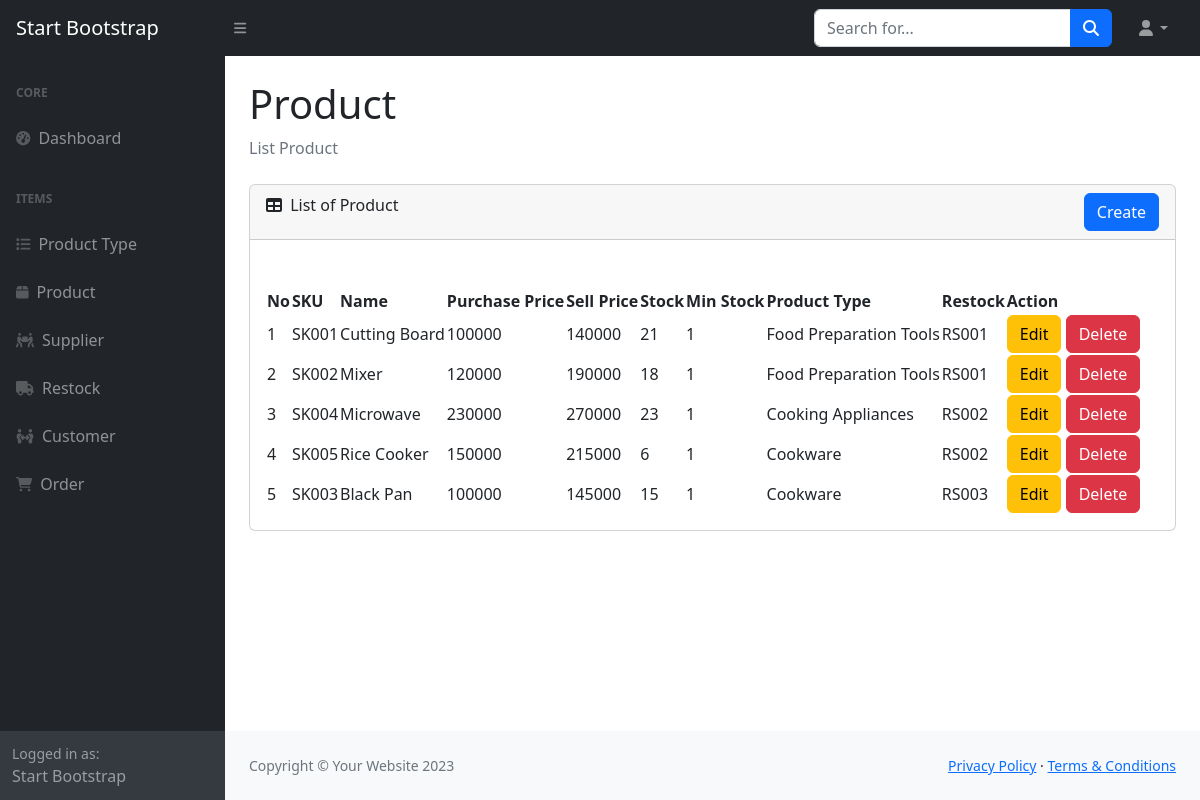
Page /page/product/list.php on the committed database.
### tables this page shows
CREATE TABLE `product` (
  `id` int(11) NOT NULL,
  `sku` varchar(45) DEFAULT NULL,
  `name` varchar(45) DEFAULT NULL,
  `purchase_price` int(11) DEFAULT NULL,
  `sell_price` int(11) DEFAULT NULL,
  `stock` int(11) DEFAULT 0,
  `min_stock` int(11) DEFAULT 0,
  `product_type_id` int(11) NOT NULL,
  `restock_id` int(11) NOT NULL
);

CREATE TABLE `product_type` (
  `id` int(11) NOT NULL,
  `name` varchar(45) DEFAULT NULL
);

CREATE TABLE `restock` (
  `id` int(11) NOT NULL,
  `restock_number` varchar(45) DEFAULT NULL,
  `date` datetime DEFAULT NULL,
  `qty` int(11) DEFAULT NULL,
  `price` int(11) DEFAULT NULL,
  `supplier_id` int(11) NOT NULL
);

### classes/Database.php (called while the page is built, shortened)
<?php
class Database
{
    private $host = '127.0.0.1';
    private $user = 'riaf22062si';
    private $pass  = '16800110122062';
    private $db_name = 'db_riaf22062si';
    public $conn;
    public $stmt;
    public function __construct()
    {
        $dsn = 'mysql:host=' . $this->host . ';dbname=' . $this->db_name;
        $option = [
            PDO::ATTR_PERSISTENT => true,
            PDO::ATTR_ERRMODE => PDO::ERRMODE_EXCEPTION
        ];
        try {
            $this->conn = new PDO($dsn, $this->user, $this->pass, $option);
        } catch (PDOException $e) {
            die($e->getMessage());
        }
    }
    public function query($query)
    {
        $this->stmt = $this->conn->prepare($query);
    }
    public function execute()
    {
        return $this->stmt->execute();
    }
    public function fetchAll()
    {
        $this->execute();
        return $this->stmt->fetchAll(PDO::FETCH_OBJ);
    }
}

### classes/Product.php (called while the page is built, shortened)
<?php
require_once 'Database.php';
class Product extends Model
{
    public static function all()
    {
        $db = new Database;
        $db->query('SELECT product.*, product_type.name AS product_type_name, restock.restock_number AS restock_number FROM product INNER JOIN product_type ON product.product_type_id = product_type.id INNER JOIN restock ON product.restock_id = restock.id');
        $db->execute();
        return $db->fetchAll();
    }
}

### page/product/list.php (the view, shortened to what this page needs)
<?php
require_once '../../classes/Database.php';
require_once '../../classes/Product.php';
$data = Product::all();
?>
<!DOCTYPE html>
<html lang="en">
<head>
    <link href="https://cdn.jsdelivr.net/npm/simple-datatables@7.1.2/dist/style.min.css" rel="stylesheet" />
    <link href="../../assets/css/styles.css" rel="stylesheet" />
    <link href="../../assets/css/sweetalert.css" rel="stylesheet" />
</head>
<body class="sb-nav-fixed">
    <?php require_once '../../templates/header.php'; ?>
    <div id="layoutSidenav">
        <?php require_once '../../templates/navbar.php'; ?>
        <div id="layoutSidenav_content">
            <main>
                <div class="container-fluid px-4">
                    <h1 class="mt-4">Product</h1>
                    <ol class="breadcrumb mb-4">
                        <li class="breadcrumb-item active">List Product</li>
                    </ol>
                    <div class="card mb-4">
                        <div class="card-header">
                            <div class="d-flex justify-content-between">
                                <div class="title">
                                    <i class="fas fa-table me-1"></i>
                                    List of Product
                                </div>
                                <div class="data-add">
                                    <a href="create.php" class="btn btn-primary">Create</a>
                                </div>
                            </div>
                        </div>
                        <div class="card-body">
                        </div>
                        <div class="card-body">
                            <table id="datatablesSimple">
                                <thead>
                                    <tr>
                                        <th>No</th>
                                        <th>SKU</th>
                                        <th>Name</th>
                                        <th>Purchase Price</th>
                                        <th>Sell Price</th>
                                        <th>Stock</th>
                                        <th>Min Stock</th>
                                        <th>Product Type</th>
                                        <th>Restock</th>
                                        <th>Action</th>
                                    </tr>
                                </thead>
                                <tbody>
                                    <?php $no = 1; ?>
                                    <?php foreach ($data as $item) : ?>
                                        <tr>
                                            <td><?= $no++ ?></td>
                                            <td><?= $item->sku ?></td>
                                            <td><?= $item->name ?></td>
                                            <td><?= $item->purchase_price ?></td>
                                            <td><?= $item->sell_price ?></td>
                                            <td><?= $item->stock ?></td>
                                            <td><?= $item->min_stock ?></td>
                                            <td><?= $item->product_type_name ?></td>
                                            <td><?= $item->restock_number ?></td>
                                            <td>
                                                <a href="edit.php?id=<?= $item->id ?>" class="btn btn-warning">Edit</a>
                                                <form action="function.php" method="post" style="display: inline-block;">
                                                    <button type="submit" class="btn btn-danger" onclick="return confirm('Are you sure?')">Delete</button>
                                                </form>
                                            </td>
                                        </tr>
                                    <?php endforeach; ?>
                                </tbody>
                            </table>
                        </div>
                    </div>
                </div>
            </main>
            <?php require_once '../../templates/footer.php'; ?>
        </div>
    </div>
</body>
</html>

### rows in the picture
product: sku "SK001", name "Cutting Board", purchase_price "100000", sell_price "140000", stock "21", min_stock "1", product_type.name "Food Preparation Tools", restock.restock_number "RS001"
product: sku "SK002", name "Mixer", purchase_price "120000", sell_price "190000", stock "18", min_stock "1", product_type.name "Food Preparation Tools", restock.restock_number "RS001"
product: sku "SK004", name "Microwave", purchase_price "230000", sell_price "270000", stock "23", min_stock "1", product_type.name "Cooking Appliances", restock.restock_number "RS002"
product: sku "SK005", name "Rice Cooker", purchase_price "150000", sell_price "215000", stock "6", min_stock "1", product_type.name "Cookware", restock.restock_number "RS002"
product: sku "SK003", name "Black Pan", purchase_price "100000", sell_price "145000", stock "15", min_stock "1", product_type.name "Cookware", restock.restock_number "RS003"
